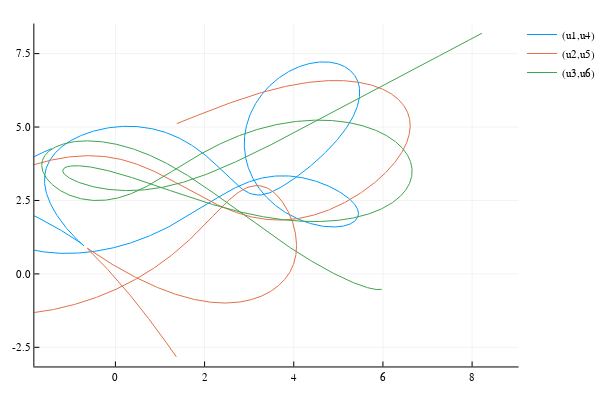

Here is the notebook cell this chart was saved with:
### Code cell


### Figure 1 — Plotly figure (JSON) as saved in the notebook; plotly's stock layout.template omitted (floating-point values rounded to 4 significant figures; data arrays with more than 128 entries replaced by an {"elided": "..."} marker saying what was removed)
{"data": [{"colorbar": {"title": ""}, "legendgroup": "(u1,u4)", "line": {"color": "rgba(0, 154, 250, 1.000)", "dash": "solid", "shape": "linear", "width": 1}, "mode": "lines", "name": "(u1,u4)", "showlegend": true, "type": "scatter", "x": {"elided": "2561 float values"}, "xaxis": "x1", "y": {"elided": "2561 float values"}, "yaxis": "y1", "zmax": null, "zmin": null}, {"colorbar": {"title": ""}, "legendgroup": "(u2,u5)", "line": {"color": "rgba(227, 111, 71, 1.000)", "dash": "solid", "shape": "linear", "width": 1}, "mode": "lines", "name": "(u2,u5)", "showlegend": true, "type": "scatter", "x": {"elided": "2561 float values"}, "xaxis": "x1", "y": {"elided": "2561 float values"}, "yaxis": "y1", "zmax": null, "zmin": null}, {"colorbar": {"title": ""}, "legendgroup": "(u3,u6)", "line": {"color": "rgba(62, 164, 78, 1.000)", "dash": "solid", "shape": "linear", "width": 1}, "mode": "lines", "name": "(u3,u6)", "showlegend": true, "type": "scatter", "x": {"elided": "2561 float values"}, "xaxis": "x1", "y": {"elided": "2561 float values"}, "yaxis": "y1", "zmax": null, "zmin": null}], "layout": {"annotations": [], "height": 400, "legend": {"bgcolor": "rgba(255, 255, 255, 1.000)", "bordercolor": "rgba(0, 0, 0, 1.000)", "font": {"color": "rgba(0, 0, 0, 1.000)", "family": "sans-serif", "size": 11}, "tracegroupgap": 0, "x": 1, "y": 1}, "margin": {"b": 20, "l": 0, "r": 0, "t": 20}, "paper_bgcolor": "rgba(255, 255, 255, 1.000)", "plot_bgcolor": "rgba(255, 255, 255, 1.000)", "showlegend": true, "width": 600, "xaxis": {"anchor": "y1", "domain": [0.06582, 0.9934], "gridcolor": "rgba(0, 0, 0, 0.100)", "gridwidth": 0.5, "linecolor": "rgba(0, 0, 0, 1.000)", "mirror": false, "range": [-1.818, 9.042], "showgrid": true, "showline": true, "showticklabels": true, "tickangle": 0, "tickcolor": "rgb(0, 0, 0)", "tickfont": {"color": "rgba(0, 0, 0, 1.000)", "family": "sans-serif", "size": 11}, "tickmode": "array", "ticks": "inside", "ticktext": ["0", "2", "4", "6", "8"], "tickvals": [0, 2, 4, 6, 8], "title": "", "titlefont": {"color": "rgba(0, 0, 0, 1.000)", "family": "sans-serif", "size": 15}, "type": "-", "visible": true, "zeroline": false, "zerolinecolor": "rgba(0, 0, 0, 1.000)"}, "yaxis": {"anchor": "x1", "domain": [0.03762, 0.9902], "gridcolor": "rgba(0, 0, 0, 0.100)", "gridwidth": 0.5, "linecolor": "rgba(0, 0, 0, 1.000)", "mirror": false, "range": [-3.152, 8.524], "showgrid": true, "showline": true, "showticklabels": true, "tickangle": 0, "tickcolor": "rgb(0, 0, 0)", "tickfont": {"color": "rgba(0, 0, 0, 1.000)", "family": "sans-serif", "size": 11}, "tickmode": "array", "ticks": "inside", "ticktext": ["-2.5", "0.0", "2.5", "5.0", "7.5"], "tickvals": [-2.5, 0, 2.5, 5, 7.5], "title": "", "titlefont": {"color": "rgba(0, 0, 0, 1.000)", "family": "sans-serif", "size": 15}, "type": "-", "visible": true, "zeroline": false, "zerolinecolor": "rgba(0, 0, 0, 1.000)"}}}
